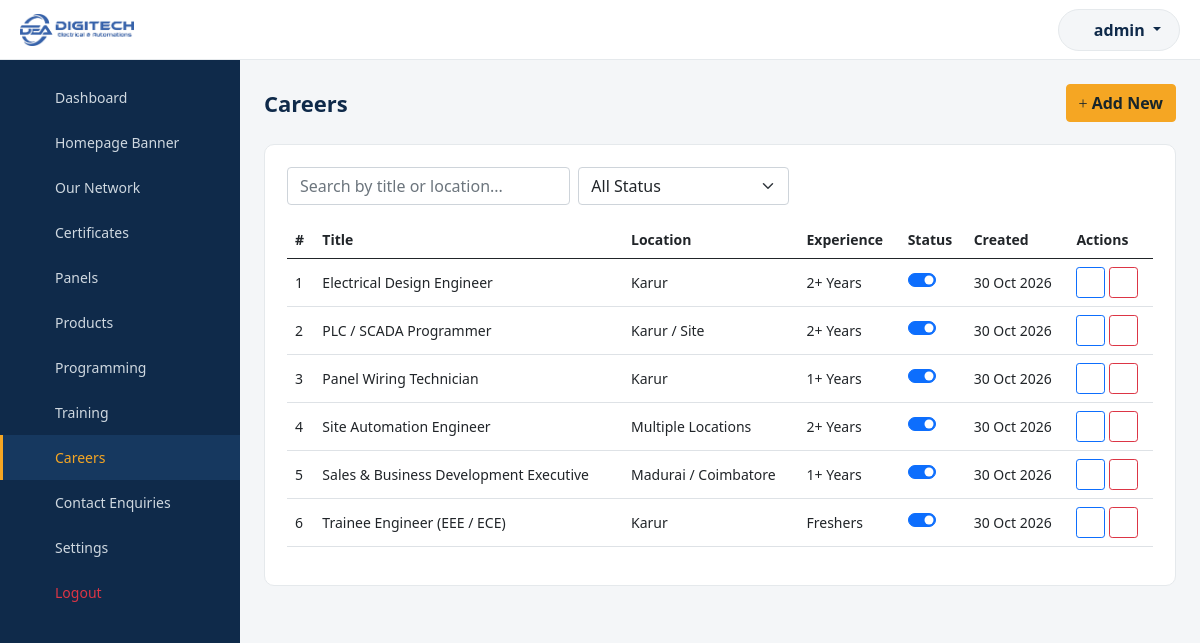
The app's page /ktgadmin/careers/index.php (signed in) with its own data.
### tables this page shows
CREATE TABLE `tbl_careers` (
  `id` INT UNSIGNED NOT NULL AUTO_INCREMENT,
  `slug` VARCHAR(150) NOT NULL,
  `title` VARCHAR(150) NOT NULL,
  `location` VARCHAR(150) NULL,
  `experience` VARCHAR(100) NULL,
  `description` TEXT NOT NULL,
  `display_order` INT NOT NULL DEFAULT 0,
  `status` TINYINT(1) NOT NULL DEFAULT 1,
  `created_at` DATETIME NOT NULL,
  `updated_at` DATETIME NOT NULL,
  PRIMARY KEY (`id`),
  UNIQUE KEY `uq_careers_slug` (`slug`)
);

### ktgadmin/includes/functions.php (called while the page is built, shortened)
<?php
function clean($str)
{
    return htmlspecialchars(trim((string) $str), ENT_QUOTES, 'UTF-8');
}

### ktgadmin/careers/index.php (the view, shortened to what this page needs)
<?php
require_once __DIR__ . '/../includes/db.php';
require_once __DIR__ . '/../includes/functions.php';
$q = trim($_GET['q'] ?? '');
$where = [];
$whereSql = $where ? ('WHERE ' . implode(' AND ', $where)) : '';
$stmt = mysqli_prepare($conn, "SELECT * FROM tbl_careers $whereSql ORDER BY display_order ASC, id DESC");
mysqli_stmt_execute($stmt);
$rows = mysqli_stmt_get_result($stmt);
require_once __DIR__ . '/../includes/header.php';
require_once __DIR__ . '/../includes/sidebar.php';
?>
<div class="page-header">
    <h1>Careers</h1>
    <a href="add.php" class="btn btn-admin-primary"><i class="fa-light fa-plus"></i> Add New</a>
</div>
<div class="admin-card">
    <form method="get" class="row g-2 mb-3">
        <div class="col-md-4"><input type="text" name="q" class="form-control filter-search" placeholder="Search by title or location..." value="<?php echo clean($q); ?>"></div>
        <div class="col-md-3">
            <select name="status" class="form-select filter-select">
                <option value="">All Status</option>
            </select>
        </div>
    </form>
    <div class="table-responsive">
        <table class="table align-middle">
            <thead><tr><th>#</th><th>Title</th><th>Location</th><th>Experience</th><th>Status</th><th>Created</th><th>Actions</th></tr></thead>
            <tbody>
                <?php if (mysqli_num_rows($rows) === 0): ?>
                <tr><td colspan="7" class="text-center text-muted py-4">No vacancies found.</td></tr>
                <?php else: $i = 1; while ($row = mysqli_fetch_assoc($rows)): ?>
                <tr>
                    <td><?php echo $i++; ?></td>
                    <td><?php echo clean($row['title']); ?></td>
                    <td><?php echo clean($row['location']); ?></td>
                    <td><?php echo clean($row['experience']); ?></td>
                    <td>
                        <div class="form-check form-switch">
                            <input type="checkbox" class="form-check-input status-toggle" data-url="../ajax/careers.php" data-id="<?php echo $row['id']; ?>" <?php echo $row['status'] ? 'checked' : ''; ?>>
                        </div>
                    </td>
                    <td><?php echo date('d M Y', strtotime($row['created_at'])); ?></td>
                    <td>
                        <a href="edit.php?id=<?php echo $row['id']; ?>" class="btn btn-sm btn-outline-primary"><i class="fa-light fa-pen"></i></a>
                        <button type="button" class="btn btn-sm btn-outline-danger btn-delete-ajax" data-url="../ajax/careers.php" data-id="<?php echo $row['id']; ?>"><i class="fa-light fa-trash"></i></button>
                    </td>
                </tr>
                <?php endwhile; endif; ?>
            </tbody>
        </table>
    </div>
</div>
<?php require_once __DIR__ . '/../includes/footer.php'; ?>

### ktgadmin/css/admin.css (style rules this page uses)
:root { --admin-primary: #F5A623; --admin-dark: #0F2A4A; --admin-dark-2: #16385f; --admin-bg: #f4f6f8; --admin-border: #e5e9ec; }
* { box-sizing: border-box; }
body { background: var(--admin-bg); font-family: system-ui, -apple-system, "Segoe UI", Roboto, sans-serif; font-size: 14px; color: #23303d; margin: 0; }
a { text-decoration: none; }
.page-header { display: flex; align-items: center; justify-content: space-between; flex-wrap: wrap; gap: 12px; margin-bottom: 22px; }
.page-header h1 { font-size: 22px; margin: 0; color: var(--admin-dark); font-weight: 700; }
.admin-card { background: #fff; border-radius: 10px; border: 1px solid var(--admin-border); padding: 22px; }
.btn-admin-primary { background: var(--admin-primary); border-color: var(--admin-primary); color: #17252b; font-weight: 600; }
.status-toggle { cursor: pointer; }

### records on screen
tbl_careers: title "Electrical Design Engineer", location "Karur", experience "2+ Years", status "☑", created_at "30 Oct 2026"
tbl_careers: title "PLC / SCADA Programmer", location "Karur / Site", experience "2+ Years", status "☑", created_at "30 Oct 2026"
tbl_careers: title "Panel Wiring Technician", location "Karur", experience "1+ Years", status "☑", created_at "30 Oct 2026"
tbl_careers: title "Site Automation Engineer", location "Multiple Locations", experience "2+ Years", status "☑", created_at "30 Oct 2026"
tbl_careers: title "Sales & Business Development Executive", location "Madurai / Coimbatore", experience "1+ Years", status "☑", created_at "30 Oct 2026"
tbl_careers: title "Trainee Engineer (EEE / ECE)", location "Karur", experience "Freshers", status "☑", created_at "30 Oct 2026"

### other values on screen
$adminUsername "admin"
$navItem['label'] "Dashboard"
$navItem['label'] "Homepage Banner"
$navItem['label'] "Our Network"
$navItem['label'] "Certificates"
$navItem['label'] "Panels"
$navItem['label'] "Products"
$navItem['label'] "Programming"
$navItem['label'] "Training"
$navItem['label'] "Careers"
$navItem['label'] "Contact Enquiries"
$navItem['label'] "Settings"
